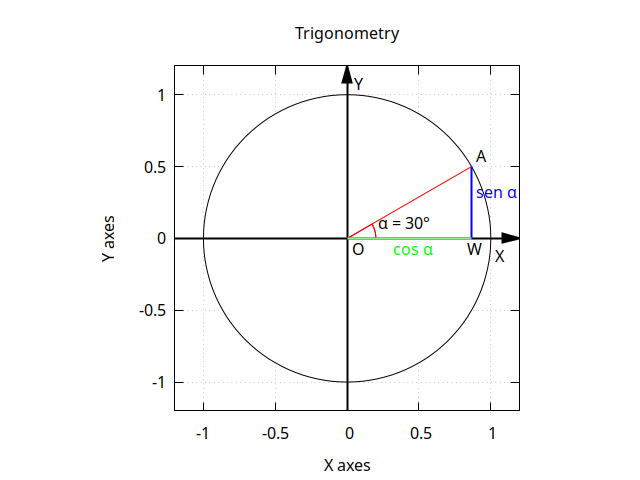

The script that saved this image:
set terminal pngcairo
set output 'trigonometry001.png'
set title "Trigonometry"
set grid
set xyplane at 0
set size ratio -1

# Limiti degli assi
set xrange [-1.2:1.2]
set yrange [-1.2:1.2]
set xlabel "X axes"
set ylabel "Y axes"

#set object 1 circle at 0,0 size 1 arc [0:90] fc "blue"
set object 1 circle at 0,0 size 1
set arrow 1 from -1.2,0 to 1.2,0 lw 2 head filled
set arrow 2 from 0,-1.2 to 0,1.2 lw 2 head filled
set arrow 3 from 0.867,0 to 0.867,0.5 lc rgb 'blue' lw 2 nohead
set arrow 4 from 0,0 to 0.867,0.5 lc rgb 'red' lw 1 nohead
set arrow 5 from 0,0 to 0.867,0 lc rgb 'light-green' lw 2 nohead
set label 1 "O" at 0,0 offset 0.5,-0.5
set label 2 "W" at 0.867,0 offset -0.5,-0.5
set label 3 "A" at 0.867,0.5 offset 0.5,0.5
set object 2 circle at 0,0 size 0.2 arc [0:30] fc "red"
set label 4 "{/Symbol a} = 30°" at 0.18,0.03 offset 0.5,0.5
set label 5 "X" at 1,0 offset 0.5,-0.8
set label 6 "Y" at 0,1 offset 0.8,0.5
set label 7 "sen {/Symbol a}" at 0.867,0.25 offset 0.5,0.5 tc rgb "blue"
set label 8 "cos {/Symbol a}" at 0.43,0 offset 0.5,-0.5 tc rgb "green" center
plot NaN notitle
